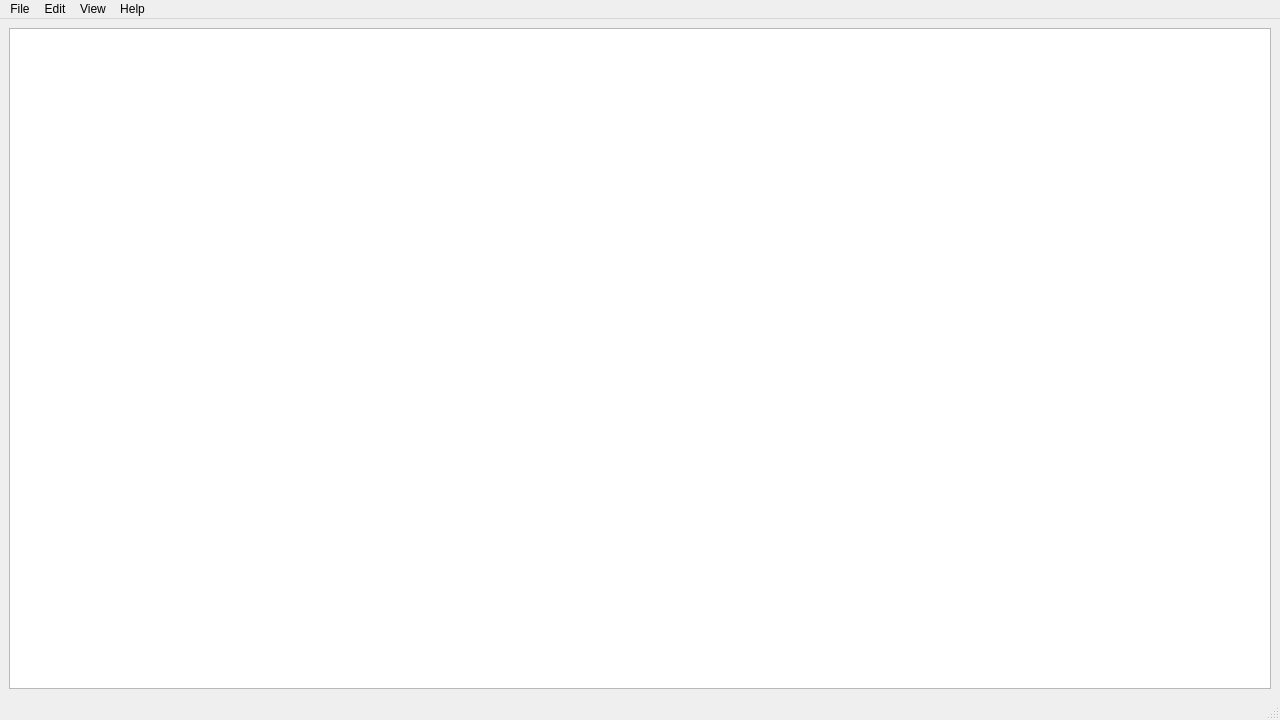
<?xml version="1.0" encoding="UTF-8"?>
<ui version="4.0">
 <class>MainWindow</class>
 <widget class="QMainWindow" name="MainWindow">
  <property name="geometry">
   <rect>
    <x>0</x>
    <y>0</y>
    <width>1280</width>
    <height>720</height>
   </rect>
  </property>
  <property name="windowTitle">
   <string>Notepad--</string>
  </property>
  <property name="windowIcon">
   <iconset resource="res.qrc">
    <normaloff>:/assets/notepad.ico</normaloff>:/assets/notepad.ico</iconset>
  </property>
  <widget class="QWidget" name="centralwidget">
   <layout class="QHBoxLayout" name="horizontalLayout">
    <item>
     <widget class="QTextEdit" name="textEdit">
      <property name="font">
       <font>
        <family>Lucida Console</family>
        <pointsize>16</pointsize>
       </font>
      </property>
     </widget>
    </item>
   </layout>
  </widget>
  <widget class="QMenuBar" name="menubar">
   <property name="geometry">
    <rect>
     <x>0</x>
     <y>0</y>
     <width>1280</width>
     <height>22</height>
    </rect>
   </property>
   <widget class="QMenu" name="menuFile">
    <property name="title">
     <string>File</string>
    </property>
    <addaction name="actionNew"/>
    <addaction name="actionOpen"/>
    <addaction name="actionSave"/>
   </widget>
   <widget class="QMenu" name="menuEdit">
    <property name="title">
     <string>Edit</string>
    </property>
    <addaction name="actionAdd_Time_Date"/>
   </widget>
   <widget class="QMenu" name="menuView">
    <property name="title">
     <string>View</string>
    </property>
    <addaction name="actionZoom_In"/>
    <addaction name="actionZoom_Out"/>
   </widget>
   <widget class="QMenu" name="menuHelp">
    <property name="title">
     <string>Help</string>
    </property>
    <addaction name="actionAbout_the_Developer"/>
    <addaction name="actionAbout_QT"/>
   </widget>
   <addaction name="menuFile"/>
   <addaction name="menuEdit"/>
   <addaction name="menuView"/>
   <addaction name="menuHelp"/>
  </widget>
  <widget class="QStatusBar" name="statusbar"/>
  <action name="actionNew">
   <property name="text">
    <string>New</string>
   </property>
  </action>
  <action name="actionSave">
   <property name="text">
    <string>Save</string>
   </property>
  </action>
  <action name="actionOpen">
   <property name="text">
    <string>Open</string>
   </property>
  </action>
  <action name="actionAdd_Time_Date">
   <property name="text">
    <string>Add Time/Date</string>
   </property>
  </action>
  <action name="actionZoom_In">
   <property name="text">
    <string>Zoom In</string>
   </property>
  </action>
  <action name="actionZoom_Out">
   <property name="text">
    <string>Zoom Out</string>
   </property>
  </action>
  <action name="actionAbout_QT">
   <property name="text">
    <string>About QT</string>
   </property>
  </action>
  <action name="actionAbout_the_Developer">
   <property name="text">
    <string>About the Developer</string>
   </property>
  </action>
 </widget>
 <resources>
  <include location="res.qrc"/>
 </resources>
 <connections/>
</ui>
